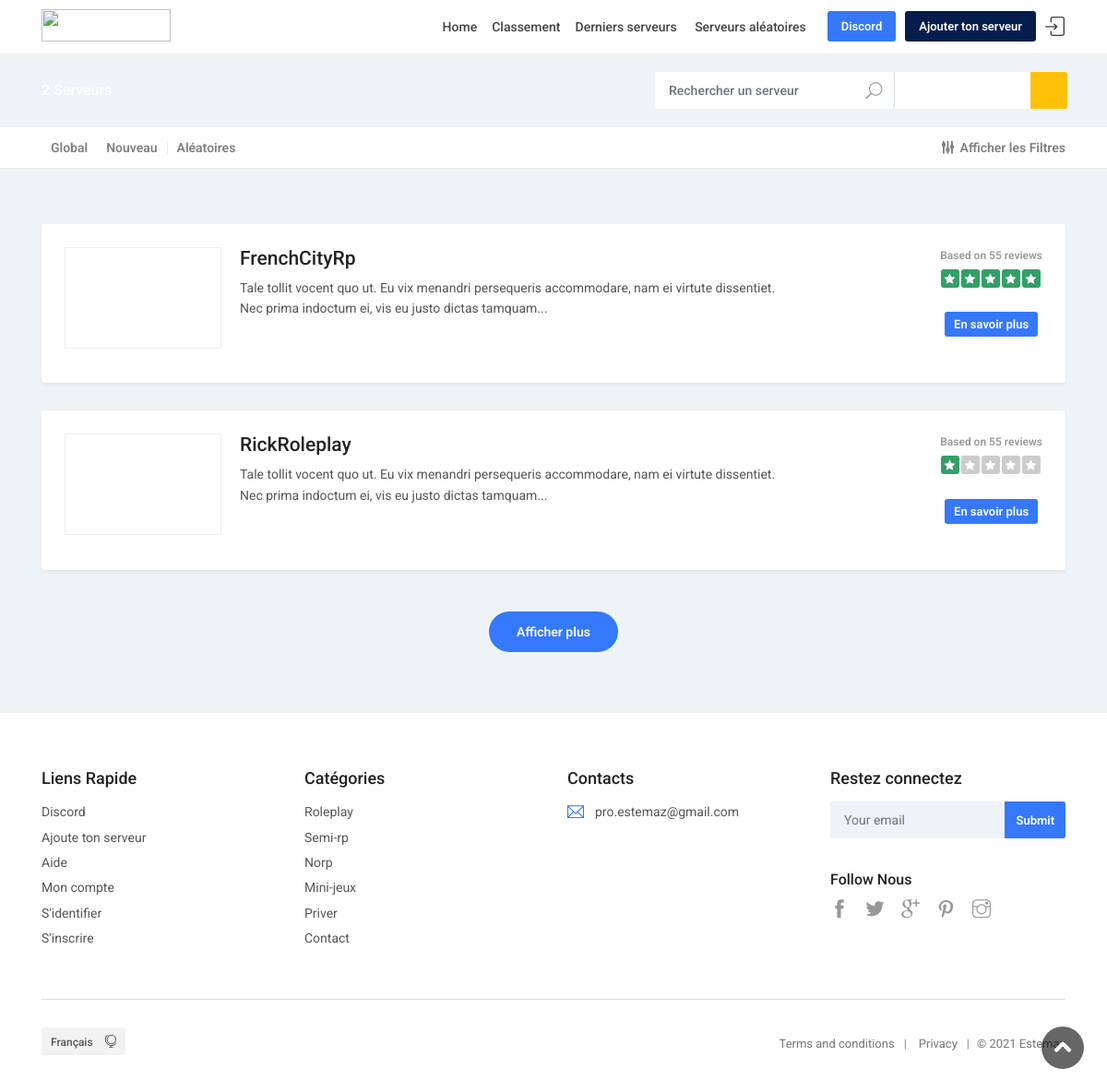
/serveurs.php, run on the app's committed database.
### tables this page shows
CREATE TABLE IF NOT EXISTS `annuaire` (
  `srvid` int(11) NOT NULL AUTO_INCREMENT,
  `srvname` varchar(255) NOT NULL,
  `srvdesc` varchar(255) NOT NULL,
  `srvdiscord` varchar(255) NOT NULL,
  `srvsite` varchar(255) NOT NULL,
  `srvimg` varchar(255) NOT NULL,
  `srvip` varchar(255) NOT NULL,
  `srvslots` int(255) NOT NULL,
  `longdesc` text NOT NULL,
  `vote` int(255) NOT NULL DEFAULT '0',
  `note` varchar(5) DEFAULT NULL,
  `owner` text NOT NULL,
  PRIMARY KEY (`srvid`)
);

### serveurs.php (the view, shortened to what this page needs)
<?php
include 'db.php';
   $list = $bdd->query('SELECT COUNT(*) AS allsrv FROM annuaire');
   $response = $list->fetch();
   $srvinfo2 = $bdd ->query("SELECT * FROM annuaire ORDER BY vote DESC");
?>
<!DOCTYPE html>
<html lang="en">
<head>
    <link href="css/bootstrap.min.css" rel="stylesheet">
    <link href="css/style.css" rel="stylesheet">
	<link href="css/vendors.css" rel="stylesheet">
    <link href="css/custom.css" rel="stylesheet">
</head>
<body>
	<div id="page">
<?php
include 'nav/navsrv.php';
?>
	<main>
		<div id="results">
		   <div class="container">
			   <div class="row justify-content-between">
				   <div class="col-lg-3 col-md-4 col-10">
					   <h1><strong><?php echo $response['allsrv']; ?></strong> Serveurs</h1>
				   </div>
				   <div class="col-xl-5 col-md-6 col-2">
						<div class="row no-gutters custom-search-input-2 inner">
							<div class="col-lg-7">
								<div class="form-group">
									<form method="POST" action="">
									<input type="search" name="q" class="form-control" type="text" placeholder="Rechercher un serveur">
									<i class="icon_search"></i>
								</div>
							</div>
							<div class="col-lg-4">
							</div>
							<div class="col-xl-1 col-lg-1">
								<input type="submit" value="Rechercher">
							</div>
						</div>
				   </div>
			   </div>
		   </div>
	   </div>
		<div class="filters_listing sticky_horizontal">
			<div class="container">
				<ul class="clearfix">
					<li>
						<div class="switch-field">
					   	<a href="list"><label for="">Global</label></a>
							<label for="high">Nouveau</label>
							<label for="low">Aléatoires</label>
						</div>
					</li>
					<li><a class="btn_filt" data-toggle="collapse" href="#filters" aria-expanded="false" aria-controls="filters" data-text-swap="Moins de filtres" data-text-original="Plus de filtres">Afficher les Filtres</a></li>
				</ul>
			</div>
		</div>
		<div class="container margin_60_35">
			<?php
while ($srvlist2 = $srvinfo2->fetch()) {
	?>
			<div class="isotope-wrapper">
				<div class="company_listing isotope-item high">
					<div class="row">
						<div class="col-md-9">
							<div class="company_info">
								<figure><a href="reviews-page.html"><img src="<?php echo $srvlist2['srvimg'] ?>" alt=""></a></figure>
								<h3><?php echo $srvlist2['srvname'] ?></h3>
								<p>Tale tollit vocent quo ut. Eu vix menandri persequeris accommodare, nam ei virtute dissentiet. Nec prima indoctum ei, vis eu justo dictas tamquam...</p>
							</div>
						</div>
						<div class="col-md-3">
							<div class="text-center float-lg-right">
							<span class="rating"><strong>Based on <?php echo $srvlist2['vote'] ?> reviews</strong><?php
if (isset($srvlist2['note'])) {
if ($srvlist2['note'] == 1) {
	echo "<span class='rating'><i class='icon_star'></i><i class='icon_star empty'></i><i class='icon_star empty'></i><i class='icon_star empty'></i><i class='icon_star empty'></i>";
}
if ($srvlist2['note'] == 5) {
	echo "<span class='rating'><i class='icon_star'></i><i class='icon_star'></i><i class='icon_star'></i><i class='icon_star'></i><i class='icon_star'></i>";
}
}
else{
echo "<span class='rating'><i class='icon_star empty'></i><i class='icon_star empty'></i><i class='icon_star empty'></i><i class='icon_star empty'></i><i class='icon_star empty'></i>";
}
 ?></span>
							<a href="serveur?srv=<?php echo $srvlist2['srvid'] ?>" class="btn_1 small">En savoir plus</a>
							</div>
						</div>
					</div>
				</div>
			</div>
					<?php
}
	?>
			<p class="text-center"><a href="#0" class="btn_1 rounded add_top_15">Afficher plus</a></p>
		</div>
	</main>
<?php
include 'footer.php';
?>
	</div>
	<div id="toTop"></div>
</body>
</html>

### nav/navsrv.php (shortened to what this page needs)
	<header class="header_in">
		<div class="container">
			<div class="row">
				<div class="col-lg-3 col-12">
					<div id="logo">
						<a href="home">
							<img src="img/logo_sticky.png" width="140" height="35" alt="" class="logo_sticky">
						</a>
					</div>
				</div>
				<div class="col-lg-9 col-12">
					<ul id="top_menu">
				<li><a href="https://discord.gg/echRPuz8hG" class="btn_top">Discord</a></li>
			<li><a href="companies-landing.html" class="btn_top company">Ajouter ton serveur</a></li>
					<?php
if (!isset($_SESSION['user'])) {
	echo '<li><a href="connexion" class="login" title="Connexion">Connexion</a></li>';
}
			?>
					</ul>
					<nav id="menu" class="main-menu">
						<ul>
								<li><span><a href="home">Home</a></span>
				<li><span><a href="list">Classement</a></span>
				<li><span><a href="pricing.html">Derniers serveurs</a></span></li>
				<li><span><a href="#0">Serveurs aléatoires</a></span>
						</ul>
					</nav>
				</div>
			</div>
		</div>
	</header>

### footer.php (shortened to what this page needs)
<footer>
		<div class="container">
			<div class="row">
				<div class="col-lg-3 col-md-6 col-sm-6">
					<a data-toggle="collapse" data-target="#collapse_ft_1" aria-expanded="false" aria-controls="collapse_ft_1" class="collapse_bt_mobile">
						<h3>Liens Rapide</h3>
					</a>
					<div class="collapse show" id="collapse_ft_1">
						<ul class="links">
							<li><a href="https://discord.com/invite/echRPuz8hG">Discord</a></li>
							<li><a href="#0">Ajoute ton serveur</a></li>
							<li><a href="https://discord.com/invite/echRPuz8hG">Aide</a></li>
							<li><a href="compte">Mon compte</a></li>
							<li><a href="connexion">S'identifier</a></li>
							<li><a href="inscription">S'inscrire</a></li>
						</ul>
					</div>
				</div>
				<div class="col-lg-3 col-md-6 col-sm-6">
					<a data-toggle="collapse" data-target="#collapse_ft_2" aria-expanded="false" aria-controls="collapse_ft_2" class="collapse_bt_mobile">
						<h3>Catégories</h3>
					</a>
					<div class="collapse show" id="collapse_ft_2">
						<ul class="links">
							<li><a href="#0">Roleplay</a></li>
							<li><a href="#0">Semi-rp</a></li>
							<li><a href="#0">Norp</a></li>
							<li><a href="#0">Mini-jeux</a></li>
							<li><a href="#0">Priver</a></li>
							<li><a href="#0">Contact</a></li>
						</ul>
					</div>
				</div>
				<div class="col-lg-3 col-md-6 col-sm-6">
					<a data-toggle="collapse" data-target="#collapse_ft_3" aria-expanded="false" aria-controls="collapse_ft_3" class="collapse_bt_mobile">
						<h3>Contacts</h3>
					</a>
					<div class="collapse show" id="collapse_ft_3">
						<ul class="contacts">
							<li><i class="ti-email"></i><a href="#0">pro.estemaz@gmail.com</a></li>
						</ul>
					</div>
				</div>
				<div class="col-lg-3 col-md-6 col-sm-6">
					<a data-toggle="collapse" data-target="#collapse_ft_4" aria-expanded="false" aria-controls="collapse_ft_4" class="collapse_bt_mobile">
						<h3>Restez connectez</h3>
					</a>
					<div class="collapse show" id="collapse_ft_4">
						<div id="newsletter">
							<form method="post" action="assets/newsletter.php" name="newsletter_form" id="newsletter_form">
								<div class="form-group">
									<input type="email" name="email_newsletter" id="email_newsletter" class="form-control" placeholder="Your email">
									<input type="submit" value="Submit" id="submit-newsletter">
								</div>
							</form>
						</div>
						<div class="follow_us">
							<h5>Follow Nous</h5>
							<ul>
								<li><a href="#0"><i class="ti-facebook"></i></a></li>
								<li><a href="#0"><i class="ti-twitter-alt"></i></a></li>
								<li><a href="#0"><i class="ti-google"></i></a></li>
								<li><a href="#0"><i class="ti-pinterest"></i></a></li>
								<li><a href="#0"><i class="ti-instagram"></i></a></li>
							</ul>
						</div>
					</div>
				</div>
			</div>
			<hr>
			<div class="row">
				<div class="col-lg-6">
					<ul id="footer-selector">
						<li>
							<div class="styled-select" id="lang-selector">
								<select>
									<option value="English" selected>Français</option>
								</select>
							</div>
						</li>
					</ul>
				</div>
				<div class="col-lg-6">
					<ul id="additional_links">
						<li><a href="#0">Terms and conditions</a></li>
						<li><a href="#0">Privacy</a></li>
						<li><span>© 2021 Estemaz</span></li>
					</ul>
				</div>
			</div>
		</div>
	</footer>

### data on the page
annuaire: srvname "FrenchCityRp", vote "55", note "5" (drawn)
annuaire: srvname "RickRoleplay", vote "55", note "1" (drawn)
